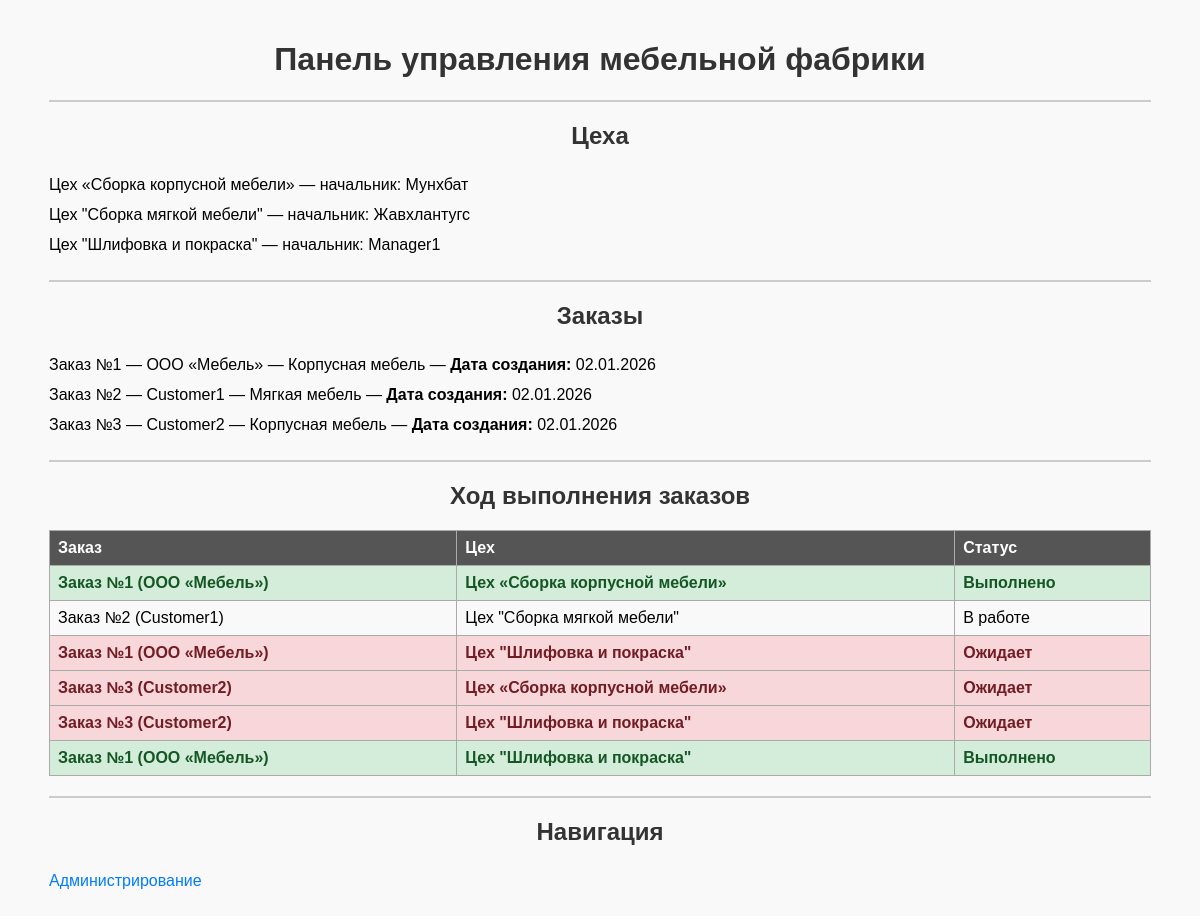
The page / on the database its author committed.
### factory/models.py (models this page shows, shortened)
class Workshop(models.Model):
    name = models.CharField(max_length=100)
    manager = models.CharField(max_length=100)

class Order(models.Model):
    FURNITURE_TYPE_CHOICES = [
        ('корпусная', 'Корпусная мебель'),
        ('мягкая', 'Мягкая мебель'),
    ]
    customer = models.CharField(max_length=100)
    furniture_type = models.CharField(max_length=20, choices=FURNITURE_TYPE_CHOICES)
    created_at = models.DateField(auto_now_add=True)
    def __str__(self):
        return f"Заказ №{self.id} ({self.customer})"

class OrderStage(models.Model):
    order = models.ForeignKey(Order, on_delete=models.CASCADE)
    workshop = models.ForeignKey(Workshop, on_delete=models.CASCADE)
    status = models.CharField(
        max_length=50,
        choices=[
            ('ожидает', 'Ожидает'),
            ('в работе', 'В работе'),
            ('выполнено', 'Выполнено'),
        ]
    )

### factory/views.py (the view)
# urls.py: path('', dashboard, name='dashboard'),
def dashboard(request):
    workshops = Workshop.objects.all()
    orders = Order.objects.order_by('-created_at')
    stages = OrderStage.objects.all()
    return render(
        request,
        'factory/dashboard.html',
        {
            'workshops': workshops,
            'orders': orders,
            'stages': stages
        }
    )

### factory/templates/factory/dashboard.html (shortened to what this page needs)
<!DOCTYPE html>
<html lang="ru">
<head>
    {% load static %}
    <link rel="stylesheet" href="{% static 'factory/style.css' %}">
</head>
<body>
<div class="container">
<h1>Панель управления мебельной фабрики</h1>
<hr>
<h2>Цеха</h2>
<ul>
{% for w in workshops %}
    <li>{{ w.name }} — начальник: {{ w.manager }}</li>
{% empty %}
    <li>Цеха не добавлены</li>
{% endfor %}
</ul>
<hr>
<h2>Заказы</h2>
<ul>
{% for o in orders %}
    <li>
        Заказ №{{ o.id }} — {{ o.customer }} —
        {{ o.get_furniture_type_display }} —
        <strong>Дата создания:</strong> {{ o.created_at|date:"d.m.Y" }}
    </li>
{% empty %}
    <li>Заказы отсутствуют</li>
{% endfor %}
</ul>
<hr>
<h2>Ход выполнения заказов</h2>
<table>
<tr>
    <th>Заказ</th>
    <th>Цех</th>
    <th>Статус</th>
</tr>
{% for s in stages %}
<tr class="status-{{ s.status }}">
    <td>{{ s.order }}</td>
    <td>{{ s.workshop.name }}</td>
    <td>{{ s.get_status_display }}</td>
</tr>
{% empty %}
<tr>
    <td colspan="3">Нет данных</td>
</tr>
{% endfor %}
</table>
<hr>
<h2>Навигация</h2>
<ul>
    <li><a href="/admin/">Администрирование</a></li>
</ul>
</div>
</body>
</html>

### factory/static/factory/style.css (style rules this page uses)
.status-ожидает { background-color: #f8d7da; color: #721c24; font-weight: bold; }
.status-выполнено { background-color: #d4edda; color: #155724; font-weight: bold; }

### factory/templates/factory/dashboard.html (style rules this page uses)
body { font-family: Arial, sans-serif; background-color: #f9f9f9; margin: 0; padding: 20px; }
h1, h2 { text-align: center; color: #333; }
hr { margin: 20px 0; border: 1px solid #ccc; }
ul { list-style: none; padding: 0; }
li { padding: 6px 0; }
table { width: 100%; border-collapse: collapse; margin-top: 10px; }
table, th, td { border: 1px solid #aaa; }
th, td { padding: 8px; text-align: left; }
th { background-color: #555; color: white; }
.status-ожидает { background-color: #f8d7da; color: #721c24; font-weight: bold; }
.status-выполнено { background-color: #d4edda; color: #155724; font-weight: bold; }
a { color: #007bff; text-decoration: none; }
.container { width: 95%; margin: auto; }

### rows shown on the page
Workshop: name "Цех «Сборка корпусной мебели»", manager "Мунхбат"
Workshop: name "Цех \"Сборка мягкой мебели\"", manager "Жавхлантугс"
Workshop: name "Цех \"Шлифовка и покраска\"", manager "Manager1"
Order: id "1", customer "ООО «Мебель»", furniture_type "Корпусная мебель", created_at "02.01.2026"
Order: id "2", customer "Customer1", furniture_type "Мягкая мебель", created_at "02.01.2026"
Order: id "3", customer "Customer2", furniture_type "Корпусная мебель", created_at "02.01.2026"
OrderStage: order "Заказ №1 (ООО «Мебель»)", workshop.name "Цех «Сборка корпусной мебели»", status "Выполнено"
OrderStage: order "Заказ №2 (Customer1)", workshop.name "Цех \"Сборка мягкой мебели\"", status "В работе"
OrderStage: order "Заказ №1 (ООО «Мебель»)", workshop.name "Цех \"Шлифовка и покраска\"", status "Ожидает"
OrderStage: order "Заказ №3 (Customer2)", workshop.name "Цех «Сборка корпусной мебели»", status "Ожидает"
OrderStage: order "Заказ №3 (Customer2)", workshop.name "Цех \"Шлифовка и покраска\"", status "Ожидает"
OrderStage: order "Заказ №1 (ООО «Мебель»)", workshop.name "Цех \"Шлифовка и покраска\"", status "Выполнено"
